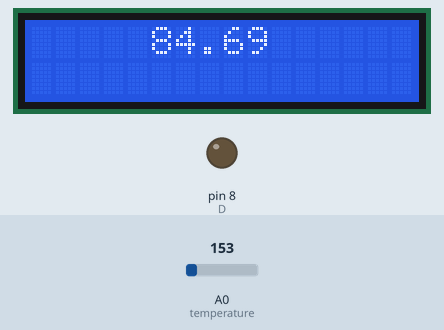
Recording of a sketch running on a simulated Arduino Uno, built with avr-gcc and run on an emulated ATmega328P. On the bench: 16×2 character LCD, output pins drawn as LEDs (lit = HIGH). The test bench sets the inputs (shaded band); at power-on: A0 (temperature) = 153. What the sketch prints to the serial monitor is not drawn.

Above: at 1.2 s.
1.3 s: A0 (temperature) set to 165
At 3.2 s:
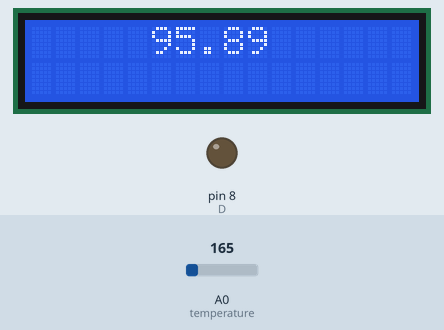
4.0 s: A0 (temperature) set to 175
At 4.8 s:
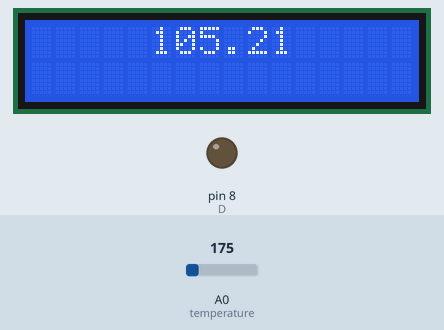
6.7 s: A0 (temperature) set to 191
At 9.2 s:
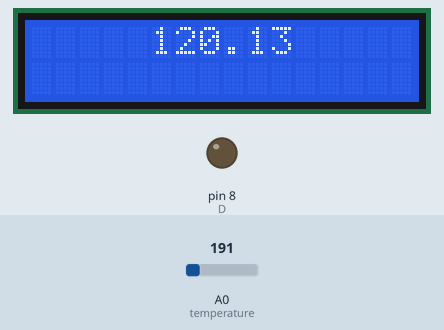
Timing chart, 0 to 10.7 s (numbered marks = the images above; inputs shaded):
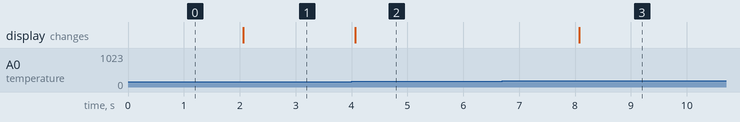

Measured:
- after the input at 1.3 s, the display: changes after 0.77 s (image 1)
- after the input at 4.0 s, the display: changes after 0.07 s (image 2)
- after the input at 6.7 s, the display: changes after 1.4 s (image 3)

The sketch:

temp_sens.ino
```cpp
#include <LiquidCrystal.h>
// initialize the library with the pins on the Arduino board
LiquidCrystal lcd(13, 12, 6, 4, 3, 2);
const int temperature = A0; //A0 is the analog pin
const int D = 8; // Vo of LCD is connected to pin 8 of the Arduino
void setup()
{
  lcd.begin(16, 2);
  Serial.begin(9600);
  pinMode(D, OUTPUT);
}
void loop()
{
  digitalWrite(D,LOW);
  int Temp = analogRead(temperature);
  float volts = (Temp / 965.0) * 5;
  float celcius = (volts - 0.5) * 100;
  float fahrenheit = (celcius * 9 / 5 + 32);
  Serial.println(fahrenheit);
  lcd.setCursor(5, 0);
  lcd.print(fahrenheit);
  delay(2000);
  // time delay of 2000 microseconds or 2 seconds
}
```
